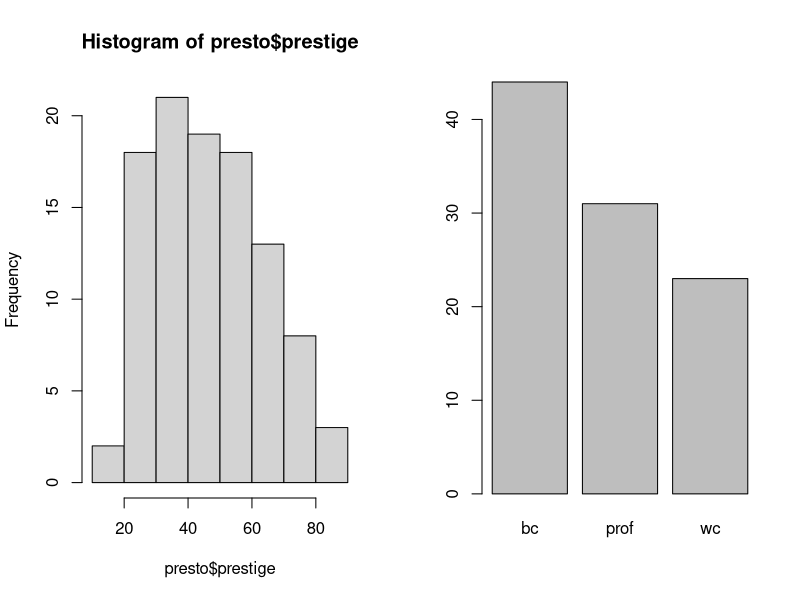
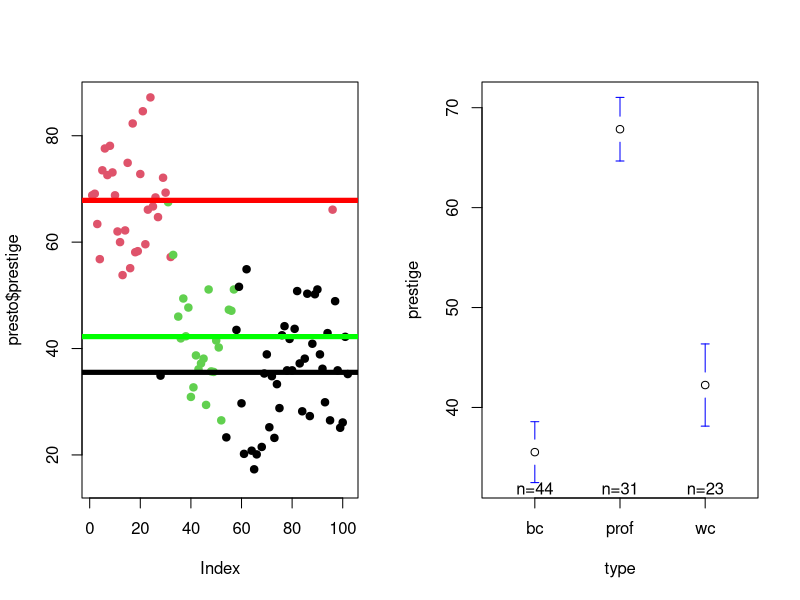
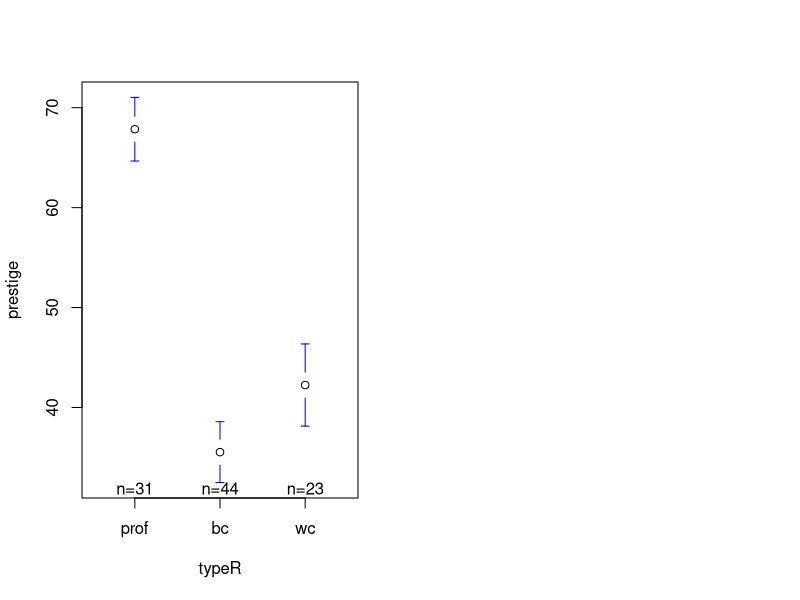
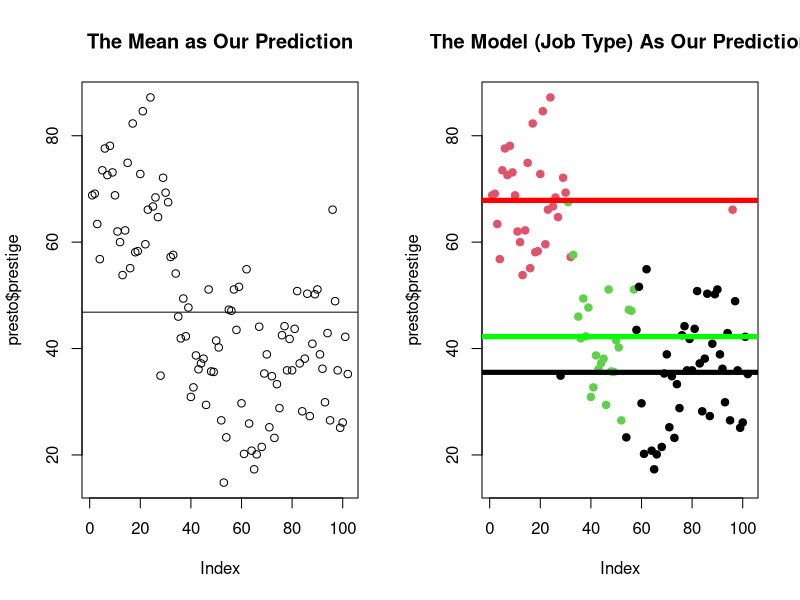
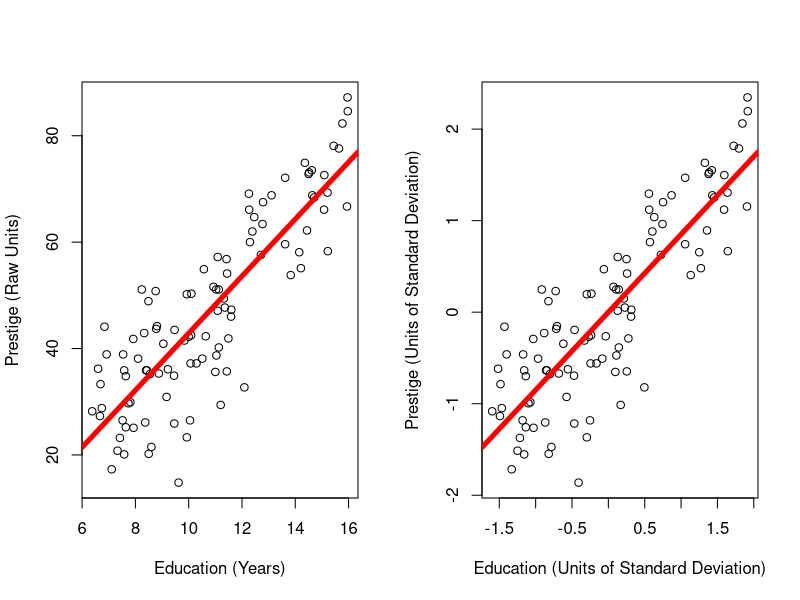
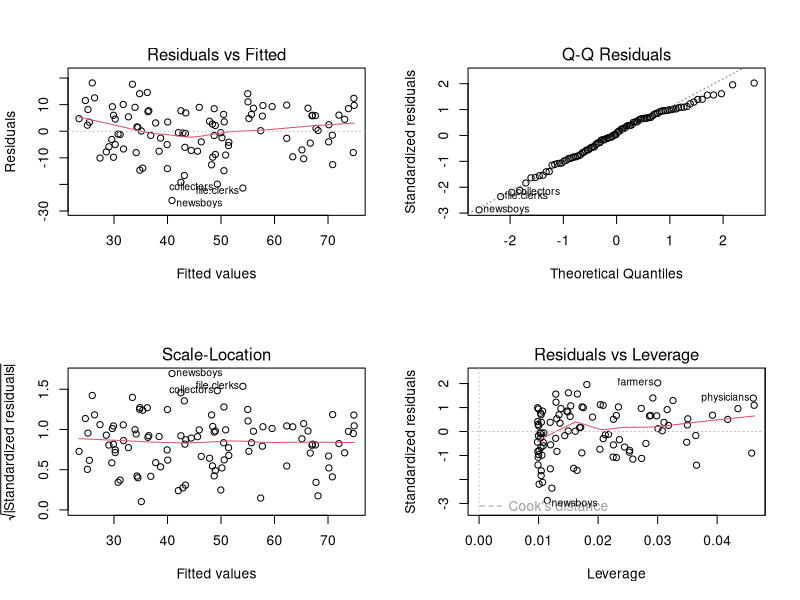
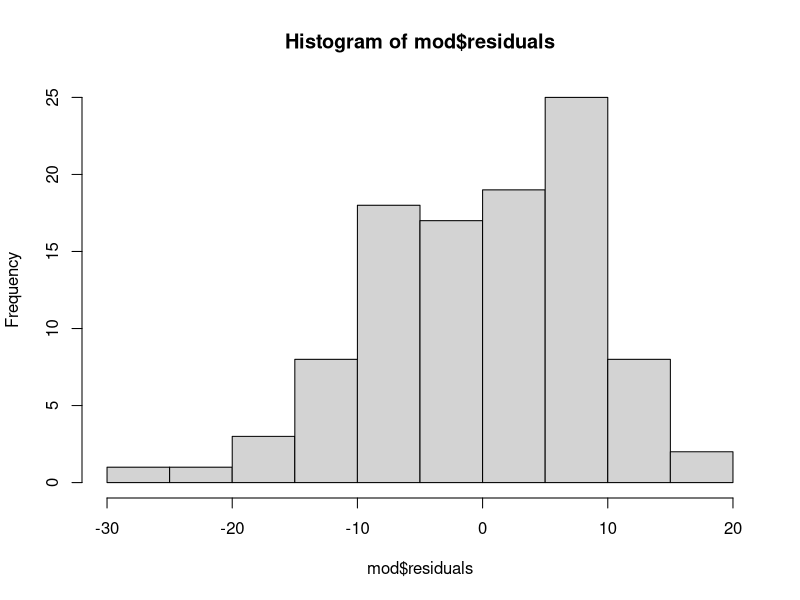

Source code (R) for these figures, in order:
## ---- chunk 1
#| include: false
library(car)
library(gplots)

presto <- Prestige
## ---- chunk 2
par(mfrow = c(1,2))
hist(presto$prestige)
plot(presto$type)

mod <- lm(prestige ~ type, data = presto)
mod
## ---- chunk 3
coef(mod)
## ---- chunk 4
par(mfrow = c(1,2))
plot(presto$prestige, col = presto$type, pch = 19)
abline(h = coef(mod)[1] + coef(mod)[2], col = 'red', lwd = 5)
abline(h = coef(mod)[1] + coef(mod)[3], col = 'green', lwd = 5)
abline(h = coef(mod)[1], col = 'black', lwd = 5) # blue collar

plotmeans(prestige ~ type, data = presto, connect = FALSE)
## ---- chunk 5
presto$typeR <- relevel(presto$type, ref = "prof")
mod2 <- lm(prestige ~ typeR, data = presto)
plotmeans(prestige ~ typeR, data = presto, connect = FALSE)
coef(mod2)
## ---- chunk 6
par(mfrow = c(1,2))
plot(presto$prestige, main = "The Mean as Our Prediction")
abline(h = mean(presto$prestige), )

plot(presto$prestige, col = presto$type, pch = 19, main = "The Model (Job Type) As Our Prediction")
abline(h = coef(mod)[1] + coef(mod)[2], col = 'red', lwd = 5)
abline(h = coef(mod)[1] + coef(mod)[3], col = 'green', lwd = 5)
abline(h = coef(mod)[1], col = 'black', lwd = 5) # blue collar
## ---- chunk 7
plot(prestige ~ education, data = presto, 
     ylab = "Prestige (Raw Units)",
     xlab = "Education (Years)") 
mod <- lm(prestige ~ education, data = presto)
abline(mod, lwd = 5, col = 'red')
## ---- chunk 8
round(coef(mod), 2)
## ---- chunk 9
plot(scale(prestige) ~ scale(education), data = presto, 
     ylab = "Prestige (Units of Standard Deviation)",
     xlab = "Education (Units of Standard Deviation)") 
zmod <- lm(scale(prestige) ~ scale(education), data = presto)
abline(zmod, lwd = 5, col = 'red')
## ---- chunk 10
round(coef(zmod), 2)
## ---- chunk 11
cor(presto$prestige, presto$education) # the correlation
coef(zmod)[2] # the slope of our z-scored model
## ---- chunk 12
par(mfrow = c(2,2))
plot(mod)
## ---- chunk 13
par(mfrow = c(1,1))
hist(mod$residuals)
